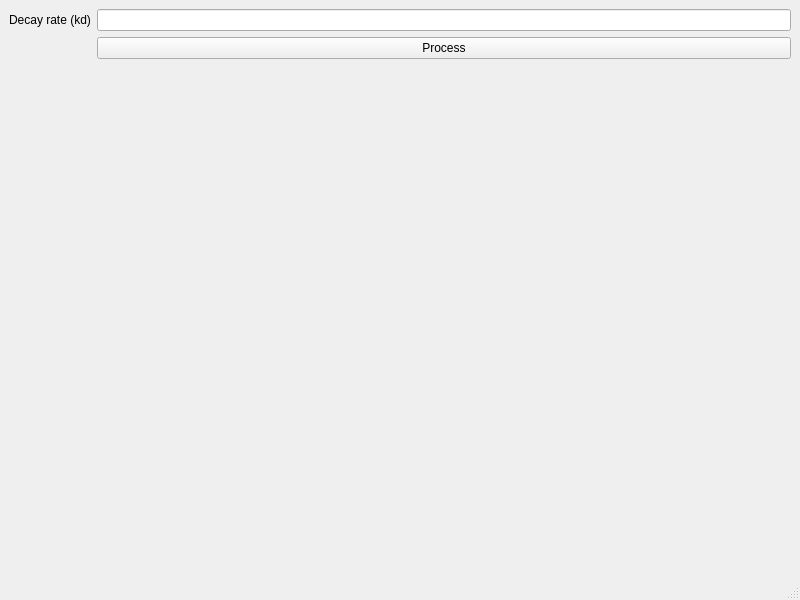
<?xml version="1.0" encoding="UTF-8"?>
<ui version="4.0">
 <class>MainWindow</class>
 <widget class="QMainWindow" name="MainWindow">
  <property name="geometry">
   <rect>
    <x>0</x>
    <y>0</y>
    <width>800</width>
    <height>600</height>
   </rect>
  </property>
  <property name="windowTitle">
   <string>MainWindow</string>
  </property>
  <widget class="QWidget" name="centralwidget">
   <layout class="QVBoxLayout" name="verticalLayout_2">
    <item>
     <layout class="QFormLayout" name="formLayout">
      <item row="0" column="0">
       <widget class="QLabel" name="label">
        <property name="text">
         <string>Decay rate (kd)</string>
        </property>
       </widget>
      </item>
      <item row="0" column="1">
       <widget class="QLineEdit" name="lineEditKd"/>
      </item>
      <item row="1" column="1">
       <widget class="QPushButton" name="pushButtonProcess">
        <property name="text">
         <string>Process</string>
        </property>
       </widget>
      </item>
     </layout>
    </item>
    <item>
     <layout class="QVBoxLayout" name="ChartsLayout" stretch=""/>
    </item>
   </layout>
  </widget>
  <widget class="QMenuBar" name="menubar">
   <property name="geometry">
    <rect>
     <x>0</x>
     <y>0</y>
     <width>800</width>
     <height>22</height>
    </rect>
   </property>
  </widget>
  <widget class="QStatusBar" name="statusbar"/>
 </widget>
 <resources/>
 <connections/>
</ui>
